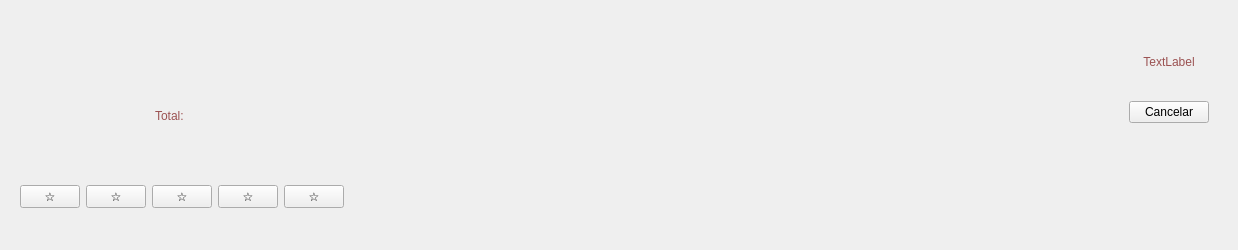
<?xml version="1.0" encoding="UTF-8"?>
<ui version="4.0">
 <class>CardHistorico</class>
 <widget class="QWidget" name="CardHistorico">
  <property name="geometry">
   <rect>
    <x>0</x>
    <y>0</y>
    <width>1238</width>
    <height>250</height>
   </rect>
  </property>
  <property name="windowTitle">
   <string>Form</string>
  </property>
  <layout class="QVBoxLayout" name="verticalLayout">
   <item>
    <widget class="QWidget" name="widgetProdutoHistorico" native="true">
     <layout class="QHBoxLayout" name="horizontalLayout">
      <item>
       <widget class="QLabel" name="fotoProdutoHistorico">
        <property name="sizePolicy">
         <sizepolicy hsizetype="Fixed" vsizetype="Fixed">
          <horstretch>0</horstretch>
          <verstretch>0</verstretch>
         </sizepolicy>
        </property>
        <property name="minimumSize">
         <size>
          <width>120</width>
          <height>120</height>
         </size>
        </property>
        <property name="maximumSize">
         <size>
          <width>120</width>
          <height>120</height>
         </size>
        </property>
        <property name="text">
         <string/>
        </property>
        <property name="scaledContents">
         <bool>true</bool>
        </property>
       </widget>
      </item>
      <item>
       <widget class="QWidget" name="infoProdutoHistorico" native="true">
        <property name="sizePolicy">
         <sizepolicy hsizetype="Expanding" vsizetype="Preferred">
          <horstretch>0</horstretch>
          <verstretch>0</verstretch>
         </sizepolicy>
        </property>
        <property name="styleSheet">
         <string notr="true">background-color: transparent</string>
        </property>
        <layout class="QVBoxLayout" name="verticalLayout_50">
         <item>
          <widget class="QLabel" name="nomeProdutoHistorico">
           <property name="styleSheet">
            <string notr="true">color: #9B5252;</string>
           </property>
           <property name="alignment">
            <set>Qt::AlignmentFlag::AlignLeading|Qt::AlignmentFlag::AlignLeft|Qt::AlignmentFlag::AlignVCenter</set>
           </property>
          </widget>
         </item>
         <item>
          <widget class="QLabel" name="descricaoProdutoHistorico">
           <property name="styleSheet">
            <string notr="true">color: #24352C</string>
           </property>
           <property name="wordWrap">
            <bool>true</bool>
           </property>
          </widget>
         </item>
         <item>
          <widget class="QWidget" name="linhaTotalProdutoHistorico" native="true">
           <property name="sizePolicy">
            <sizepolicy hsizetype="Fixed" vsizetype="Preferred">
             <horstretch>0</horstretch>
             <verstretch>0</verstretch>
            </sizepolicy>
           </property>
           <property name="maximumSize">
            <size>
             <width>109</width>
             <height>16777215</height>
            </size>
           </property>
           <property name="styleSheet">
            <string notr="true">background-color: transparent;</string>
           </property>
           <layout class="QHBoxLayout" name="horizontalLayout_34">
            <property name="spacing">
             <number>5</number>
            </property>
            <property name="leftMargin">
             <number>0</number>
            </property>
            <property name="topMargin">
             <number>0</number>
            </property>
            <property name="rightMargin">
             <number>0</number>
            </property>
            <property name="bottomMargin">
             <number>0</number>
            </property>
            <item>
             <widget class="QLabel" name="descricaoTotalProdutoHistorico">
              <property name="styleSheet">
               <string notr="true">color: #9B5252;</string>
              </property>
              <property name="text">
               <string>Total:</string>
              </property>
             </widget>
            </item>
            <item>
             <widget class="QLabel" name="totalProdutoHistorico">
              <property name="styleSheet">
               <string notr="true">color: #9B5252;</string>
              </property>
             </widget>
            </item>
           </layout>
          </widget>
         </item>
        </layout>
       </widget>
      </item>
      <item>
       <widget class="QWidget" name="widgetStatus" native="true">
        <layout class="QVBoxLayout" name="verticalLayout_2">
         <item>
          <widget class="QLabel" name="statusProdutoHistorico">
           <property name="sizePolicy">
            <sizepolicy hsizetype="Preferred" vsizetype="Fixed">
             <horstretch>0</horstretch>
             <verstretch>0</verstretch>
            </sizepolicy>
           </property>
           <property name="minimumSize">
            <size>
             <width>0</width>
             <height>50</height>
            </size>
           </property>
           <property name="styleSheet">
            <string notr="true">color: #9B5252;</string>
           </property>
           <property name="text">
            <string>TextLabel</string>
           </property>
           <property name="alignment">
            <set>Qt::AlignmentFlag::AlignCenter</set>
           </property>
          </widget>
         </item>
         <item>
          <widget class="QPushButton" name="btnCancelar">
           <property name="styleSheet">
            <string notr="true"/>
           </property>
           <property name="text">
            <string>Cancelar</string>
           </property>
          </widget>
         </item>
        </layout>
       </widget>
      </item>
     </layout>
    </widget>
   </item>
   <item alignment="Qt::AlignmentFlag::AlignLeft">
    <widget class="QWidget" name="widgetAvaliacao" native="true">
     <layout class="QHBoxLayout" name="horizontalLayout_2">
      <item>
       <widget class="QPushButton" name="btnEstrela1">
        <property name="sizePolicy">
         <sizepolicy hsizetype="Maximum" vsizetype="Maximum">
          <horstretch>0</horstretch>
          <verstretch>0</verstretch>
         </sizepolicy>
        </property>
        <property name="maximumSize">
         <size>
          <width>60</width>
          <height>16777215</height>
         </size>
        </property>
        <property name="text">
         <string>☆</string>
        </property>
       </widget>
      </item>
      <item>
       <widget class="QPushButton" name="btnEstrela2">
        <property name="sizePolicy">
         <sizepolicy hsizetype="Maximum" vsizetype="Maximum">
          <horstretch>0</horstretch>
          <verstretch>0</verstretch>
         </sizepolicy>
        </property>
        <property name="maximumSize">
         <size>
          <width>60</width>
          <height>16777215</height>
         </size>
        </property>
        <property name="text">
         <string>☆</string>
        </property>
       </widget>
      </item>
      <item>
       <widget class="QPushButton" name="btnEstrela3">
        <property name="sizePolicy">
         <sizepolicy hsizetype="Maximum" vsizetype="Maximum">
          <horstretch>0</horstretch>
          <verstretch>0</verstretch>
         </sizepolicy>
        </property>
        <property name="maximumSize">
         <size>
          <width>60</width>
          <height>16777215</height>
         </size>
        </property>
        <property name="text">
         <string>☆</string>
        </property>
       </widget>
      </item>
      <item>
       <widget class="QPushButton" name="btnEstrela4">
        <property name="sizePolicy">
         <sizepolicy hsizetype="Maximum" vsizetype="Maximum">
          <horstretch>0</horstretch>
          <verstretch>0</verstretch>
         </sizepolicy>
        </property>
        <property name="maximumSize">
         <size>
          <width>60</width>
          <height>16777215</height>
         </size>
        </property>
        <property name="text">
         <string>☆</string>
        </property>
       </widget>
      </item>
      <item>
       <widget class="QPushButton" name="btnEstrela5">
        <property name="sizePolicy">
         <sizepolicy hsizetype="Maximum" vsizetype="Maximum">
          <horstretch>0</horstretch>
          <verstretch>0</verstretch>
         </sizepolicy>
        </property>
        <property name="maximumSize">
         <size>
          <width>60</width>
          <height>16777215</height>
         </size>
        </property>
        <property name="text">
         <string>☆</string>
        </property>
       </widget>
      </item>
     </layout>
    </widget>
   </item>
  </layout>
 </widget>
 <resources/>
 <connections/>
</ui>
